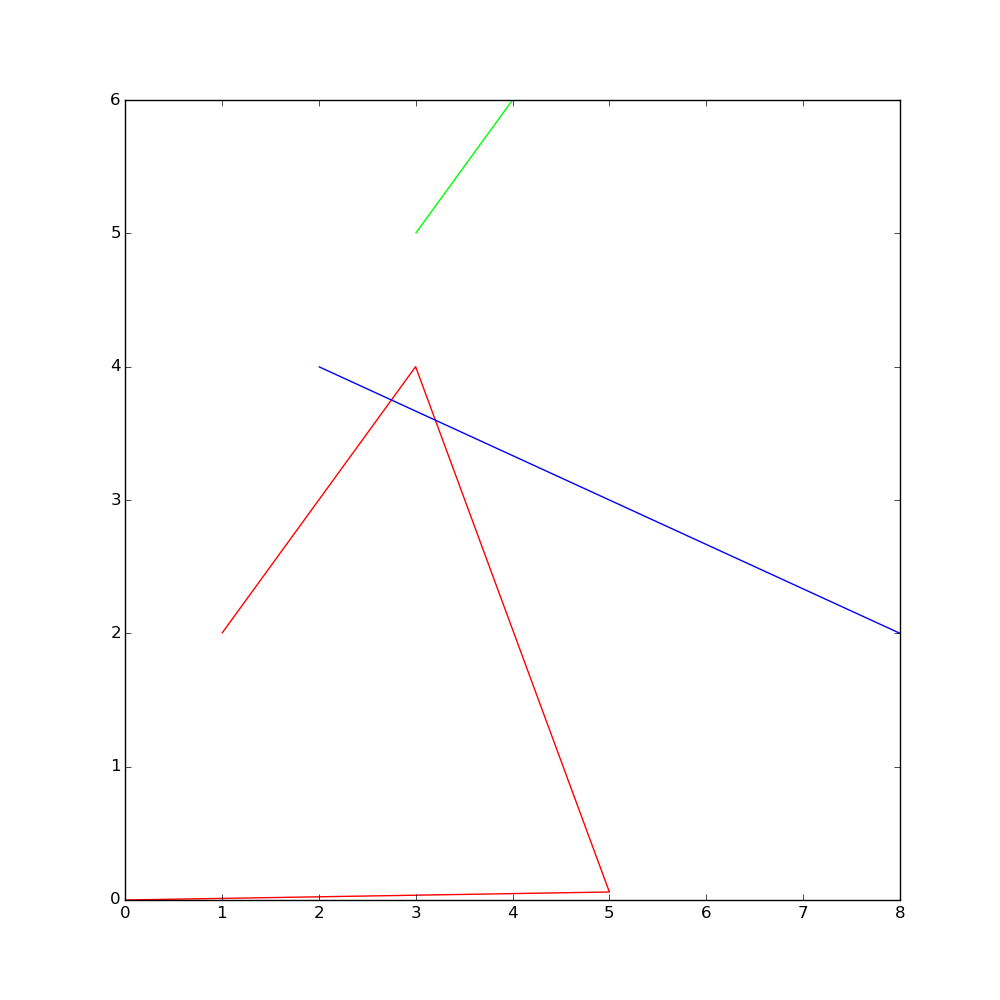

Source code (Julia):
# linecollection.jl
#
#   Line Collection plot example
#
# Julia 0.4.5
# 10.06.2016
# Last Edit: 13.06.2016

# Reference: David P. Sanders - https://groups.google.com/d/msg/julia-users/BGcEOZVw8YU/Oacy1O5zBQAJ

using PyPlot

####################
##  Prepare Data  ##
####################
# lines = Any array of tuples of floating point pairs

# First Segment Group
xs = [1.,3.,5.,0.]
ys = [2.,4.,.06,0.]
lines = Any[collect(zip(xs,ys))]
# lines = [(1.0,2.0),(3.0,4.0),(5.0,0.06),(0.0,0.0)]

# Second Segment Group
xs = [3.,4]
ys = [5.,6]
push!(lines,collect(zip(xs,ys)))

# Third Segment Group
xs = [8.,2]
ys = [2.,4]
push!(lines,collect(zip(xs,ys)))

##############
##  Colors  ##
##############
# Line segments will be plotted with the following order of colors and will
# cycle back to the beginning of the array when it has gone through all of them
c = Vector{Int}[[1,0,0],[0,1,0],[0,0,1]]

# Assemble everything into a LineCollection
line_segments = matplotlib[:collections][:LineCollection](lines,colors=c)

############
##  Plot  ##
############
fig = figure("Line Collection Example",figsize=(10,10))
ax = axes()
ax[:add_collection](line_segments)
axis("image")
axis("tight")
